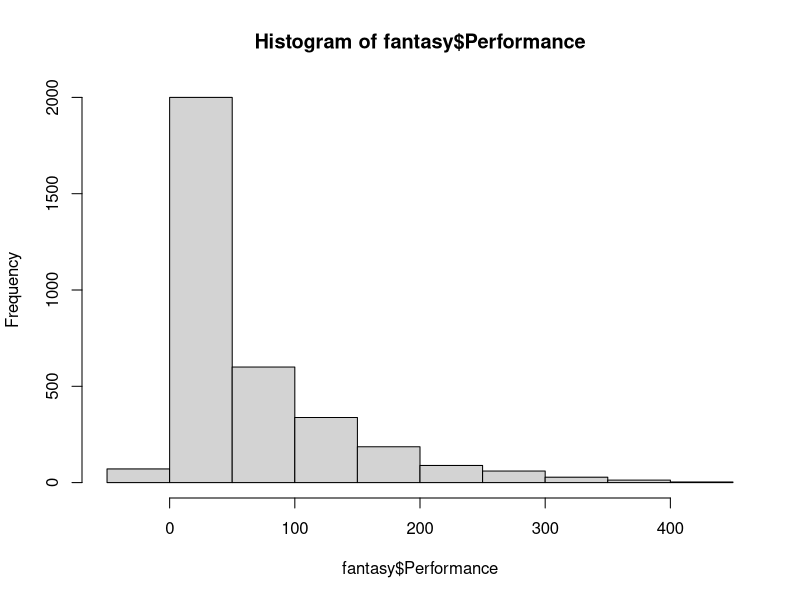
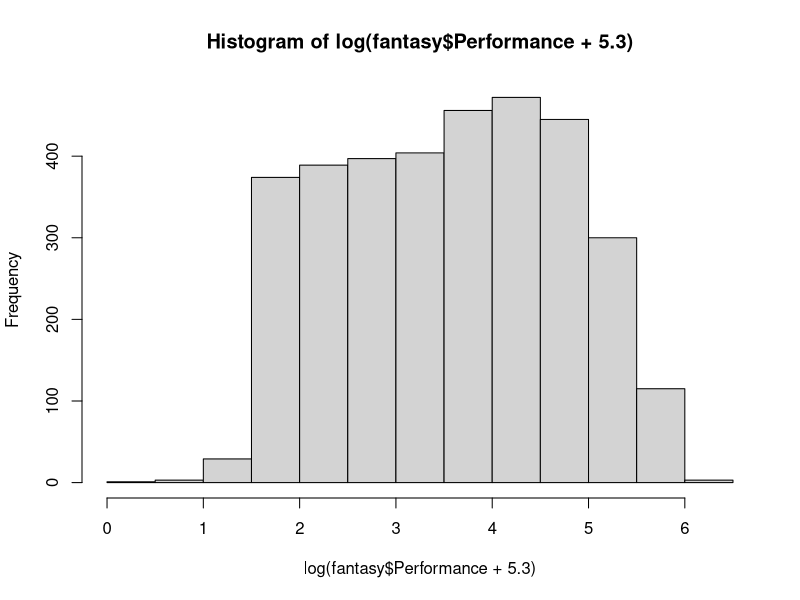
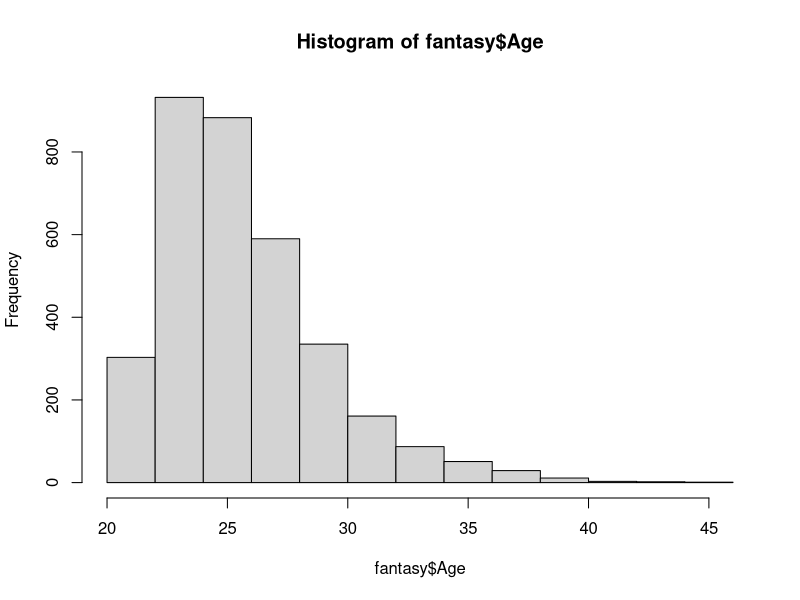

Source code (R) for these figures, in order:
library(nlme)
library(dplyr)

fantasy = read.csv("fantasyFootball.csv")

fantasy$occassion = fantasy$Year - 2016


#change correlation structure -- need to change data frame to include "occasion"
modelFantasy = lme(Performance ~ Age + AgeKnot + Rk + FantPos + Division, 
                    data = fantasy, 
                    random = ~1 + Age | PlayerID) 

summary(modelFantasy)


# Data set creation of only individuals who have ages before and after 28

fantasy = fantasy %>% group_by(Player) %>% mutate(maxAge = max(Age), 
                                                  minAge = min(Age))

fantasy_28 = fantasy %>% filter(maxAge > 28) %>% filter(minAge < 28)

fantasy_28 = fantasy_28 %>% ungroup()

# modelFantasy28 = modelFantasy = lme(Performance ~ Age + AgeKnot + Rk + FantPos + Division, 
                                    # data = fantasy, 
                                    # random = ~1 + Age + AgeKnot | PlayerID)
hist(fantasy$Performance)
hist(log(fantasy$Performance + 5.3))
hist(fantasy$Age)
